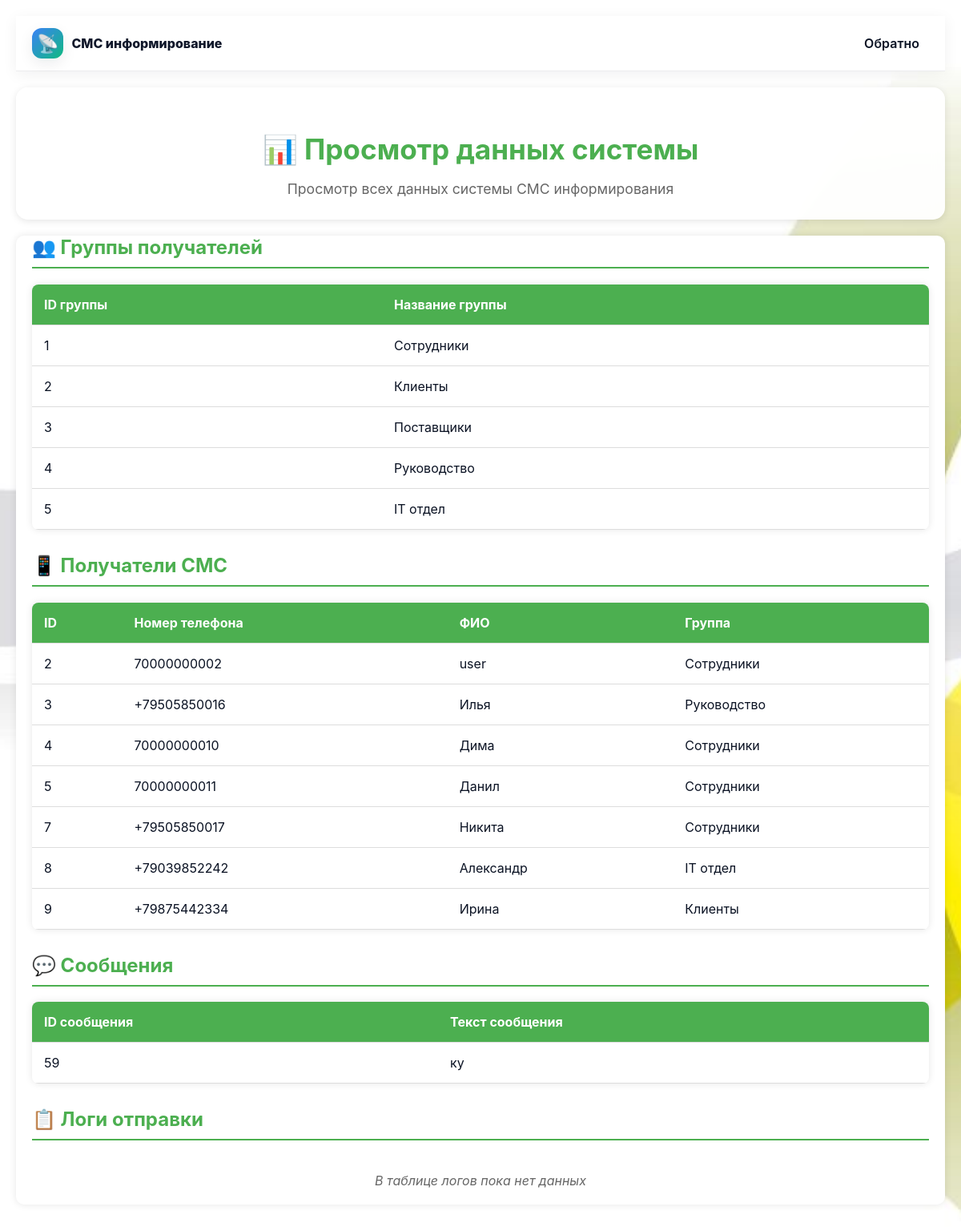
Page /tb.php on the committed database.
### tables this page shows
CREATE TABLE `groups` (
  `GroupID` int(11) NOT NULL,
  `GroupName` varchar(50) NOT NULL
);

CREATE TABLE `recipients` (
  `RecipientID` int(11) NOT NULL,
  `PhoneNumber` varchar(15) NOT NULL,
  `FullName` varchar(100) NOT NULL,
  `GroupID` int(2) DEFAULT NULL
);

CREATE TABLE `messages` (
  `MessageID` int(11) NOT NULL,
  `Text` varchar(600) NOT NULL
);

### tb.php (the view, shortened to what this page needs)
<!DOCTYPE html>
<html lang="ru">
<head>
    <link rel="stylesheet" href="styles.css">
</head>
<body class="app-shell">
    <?php include 'navigation.php'; ?>
<?php
$conn = connectToDatabase();
echo '<div class="page-header">';
echo '<div class="header-content">';
echo '<h1>📊 Просмотр данных системы</h1>';
echo '<p>Просмотр всех данных системы СМС информирования</p>';
echo '</div>';
echo '</div>';
echo '<div class="container">';
echo '<div class="section">';
echo '<h2>👥 Группы получателей</h2>';
$sql = "SELECT * FROM `groups` ORDER BY GroupID";
$result = $conn->query($sql);
if ($result && $result->num_rows > 0) {
    echo '<table>';
    echo '<thead><tr><th>ID группы</th><th>Название группы</th></tr></thead>';
    echo '<tbody>';
    while ($row = $result->fetch_assoc()) {
        echo '<tr>';
        echo '<td>' . $row['GroupID'] . '</td>';
        echo '<td>' . htmlspecialchars($row['GroupName']) . '</td>';
        echo '</tr>';
    }
    echo '</tbody></table>';
} else {
    echo '<div class="empty-message">В таблице групп пока нет данных</div>';
}
echo '</div>';
echo '<div class="section">';
echo '<h2>📱 Получатели СМС</h2>';
$sql = "SELECT r.*, g.GroupName
        FROM `recipients` r
        LEFT JOIN `groups` g ON r.GroupID = g.GroupID
        ORDER BY r.RecipientID";
$result = $conn->query($sql);
if ($result && $result->num_rows > 0) {
    echo '<table>';
    echo '<thead><tr><th>ID</th><th>Номер телефона</th><th>ФИО</th><th>Группа</th></tr></thead>';
    echo '<tbody>';
    while ($row = $result->fetch_assoc()) {
        echo '<tr>';
        echo '<td>' . $row['RecipientID'] . '</td>';
        echo '<td>' . htmlspecialchars($row['PhoneNumber']) . '</td>';
        echo '<td>' . htmlspecialchars($row['FullName']) . '</td>';
        echo '<td>' . htmlspecialchars($row['GroupName'] ?? 'Не указана') . '</td>';
        echo '</tr>';
    }
    echo '</tbody></table>';
} else {
    echo '<div class="empty-message">В таблице получателей пока нет данных</div>';
}
echo '</div>';
echo '<div class="section">';
echo '<h2>💬 Сообщения</h2>';
$sql = "SELECT * FROM `messages` ORDER BY MessageID";
$result = $conn->query($sql);
if ($result && $result->num_rows > 0) {
    echo '<table>';
    echo '<thead><tr><th>ID сообщения</th><th>Текст сообщения</th></tr></thead>';
    echo '<tbody>';
    while ($row = $result->fetch_assoc()) {
        echo '<tr>';
        echo '<td>' . $row['MessageID'] . '</td>';
        echo '<td>' . htmlspecialchars($row['Text']) . '</td>';
        echo '</tr>';
    }
    echo '</tbody></table>';
} else {
    echo '<div class="empty-message">В таблице сообщений пока нет данных</div>';
}
echo '</div>';
echo '<div class="section">';
echo '<h2>📋 Логи отправки</h2>';
$sql = "SELECT ml.*, m.Text as MessageText, r.PhoneNumber, r.FullName
        FROM `messagelogs` ml
        LEFT JOIN `messages` m ON ml.MessageID = m.MessageID
        LEFT JOIN `recipients` r ON ml.RecipientID = r.RecipientID
        ORDER BY ml.SentDate DESC";
$result = $conn->query($sql);
if ($result && $result->num_rows > 0) {
    echo '<table>';
    echo '<thead><tr><th>ID лога</th><th>ID сообщения</th><th>Получатель</th><th>Номер телефона</th><th>Статус</th><th>Дата отправки</th></tr></thead>';
    echo '<tbody>';
    while ($row = $result->fetch_assoc()) {
        echo '<tr>';
        echo '<td>' . $row['LogID'] . '</td>';
        echo '<td>' . $row['MessageID'] . '</td>';
        echo '<td>' . htmlspecialchars($row['FullName'] ?? 'Не указано') . '</td>';
        echo '<td>' . htmlspecialchars($row['PhoneNumber'] ?? 'Не указан') . '</td>';
        echo '<td>' . htmlspecialchars($row['Status']) . '</td>';
        echo '<td>' . $row['SentDate'] . '</td>';
        echo '</tr>';
    }
    echo '</tbody></table>';
} else {
    echo '<div class="empty-message">В таблице логов пока нет данных</div>';
}
echo '</div>';
echo '</div>';
?>
</body>
</html>

### styles.css (style rules this page uses)
:root { --bg-900: #0f172a; --bg-800: #111827; --bg-700: #1f2937; --bg-100: #f3f4f6; --card: rgba(255, 255, 255, 0.88); --primary-500: #10b981; --primary-600: #0f9b73; --primary-700: #0b7c5c; --accent-500: #3b82f6; --accent-600: #2563eb; --danger: #ef4444; --text-main: #0b1324; --text-muted: #6b7280; --border: rgba(15, 23, 42, 0.08); --shadow-sm: 0 6px 18px rgba(15, 23, 42, 0.08); --shadow-lg: 0 24px 50px rgba(15, 23, 42, 0.16); --radius-lg: 16px; }
* { box-sizing: border-box; }
body { margin: 0; font-family: "Inter", system-ui, -apple-system, Segoe UI, Roboto, "Helvetica Neue", Arial, sans-serif; color: var(--text-main); background: radial-gradient(circle at 20% 20%, rgba(59, 130, 246, 0.12), transparent 25%), radial-gradient(circle at 80% 0%, rgba(16, 185, 129, 0.14), transparent 30%), #eef2f7; min-height: 100vh; }
.container { width: 100%; max-width: 1200px; margin: 0 auto; padding: 0 20px; }
.app-shell { min-height: 100vh; background: url("fon.gif") center/cover fixed no-repeat, #eef2f7; }
.page-header { padding: 32px 0 10px; }

### tb.php (style rules this page uses)
body { font-family: Arial, sans-serif; background: url("fon.gif") center/cover fixed no-repeat, #eef2f7; margin: 0; padding: 20px; min-height: 100vh; }
.page-header { background: rgba(255, 255, 255, 0.95); backdrop-filter: blur(10px); padding: 30px 20px; box-shadow: 0 2px 10px rgba(0,0,0,0.1); margin-top: 20px; border-radius: 15px; margin-bottom: 20px; }
.header-content { max-width: 1200px; margin: 0 auto; text-align: center; }
.page-header h1 { color: #4CAF50; font-size: 2.2em; margin-bottom: 10px; }
.page-header p { color: #666; font-size: 1.1em; }
.container { max-width: 1200px; margin: 0 auto; background-color: white; padding: 20px; border-radius: 10px; box-shadow: 0 0 10px rgba(0, 0, 0, 0.1); }
h1 { color: #333; text-align: center; margin-bottom: 30px; }
.section { margin-bottom: 30px; }
.section h2 { color: #4CAF50; border-bottom: 2px solid #4CAF50; padding-bottom: 10px; }
table { width: 100%; border-collapse: collapse; background-color: white; box-shadow: 0 0 10px rgba(0, 0, 0, 0.1); border-radius: 8px; overflow: hidden; margin-bottom: 20px; }
th, td { padding: 15px; text-align: left; border-bottom: 1px solid #ddd; }
th { background-color: #4CAF50; color: white; }
.empty-message { text-align: center; color: #666; font-style: italic; padding: 20px; }

### rows in the picture
groups: GroupID "1", GroupName "Сотрудники"
groups: GroupID "2", GroupName "Клиенты"
groups: GroupID "3", GroupName "Поставщики"
groups: GroupID "4", GroupName "Руководство"
groups: GroupID "5", GroupName "IT отдел"
recipients: RecipientID "2", PhoneNumber "70000000002", FullName "user", GroupID.GroupName "Сотрудники"
recipients: RecipientID "3", PhoneNumber "+79505850016", FullName "Илья", GroupID.GroupName "Руководство"
recipients: RecipientID "4", PhoneNumber "70000000010", FullName "Дима", GroupID.GroupName "Сотрудники"
recipients: RecipientID "5", PhoneNumber "70000000011", FullName "Данил", GroupID.GroupName "Сотрудники"
recipients: RecipientID "7", PhoneNumber "+79505850017", FullName "Никита", GroupID.GroupName "Сотрудники"
recipients: RecipientID "8", PhoneNumber "+79039852242", FullName "Александр", GroupID.GroupName "IT отдел"
recipients: RecipientID "9", PhoneNumber "+79875442334", FullName "Ирина", GroupID.GroupName "Клиенты"
messages: MessageID "59", Text "ку"
